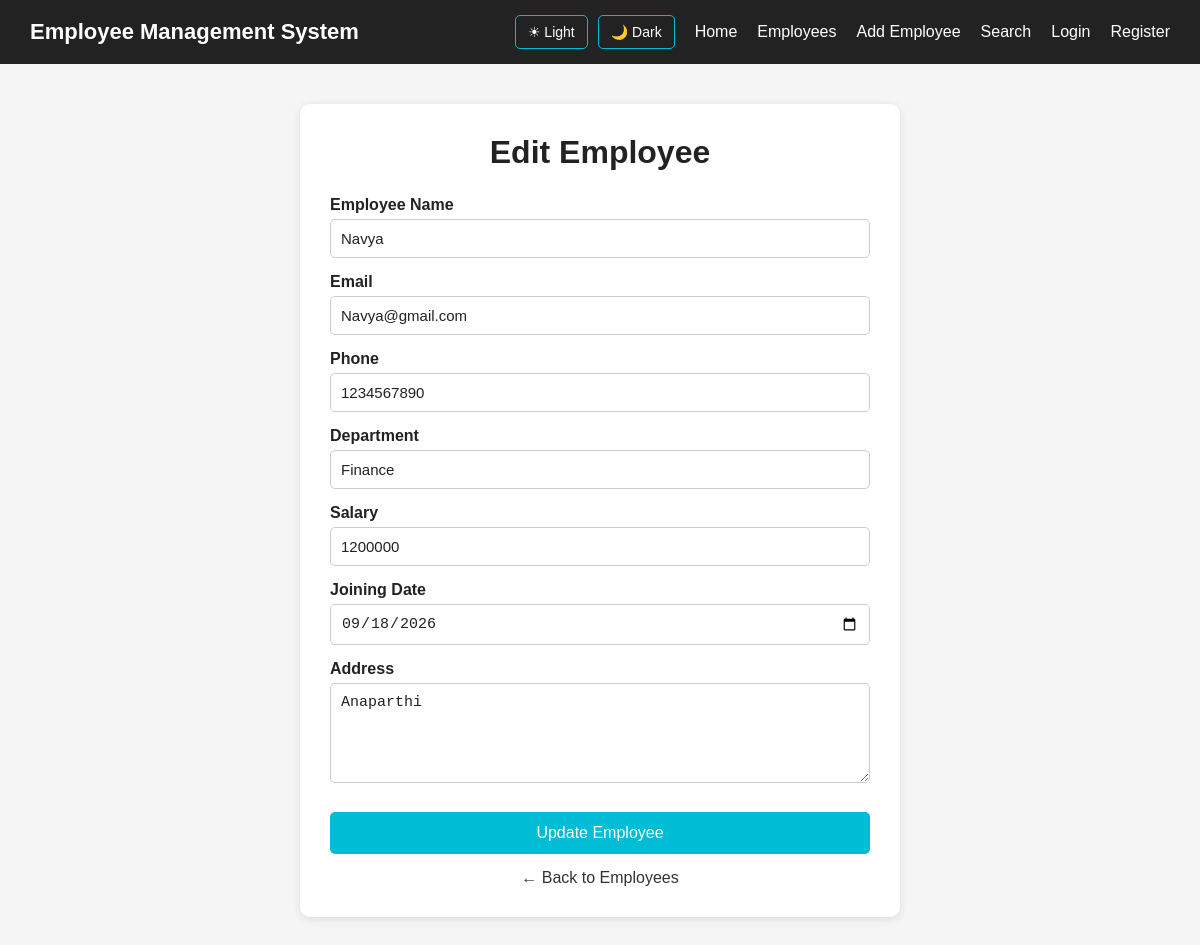
The app's page /edit-employee/2 (signed in) with its own data.
### tables this page shows
CREATE TABLE employees (

            id INTEGER PRIMARY KEY AUTOINCREMENT,

            name TEXT NOT NULL,

            email TEXT NOT NULL,

            phone TEXT NOT NULL,

            department TEXT NOT NULL,

            salary INTEGER NOT NULL,

            joining_date TEXT NOT NULL,

            address TEXT

        );

### server.py (the view, shortened to what this page needs)
@app.route("/edit-employee/<int:id>", methods=["GET"])
def edit_employee_page(id):
    if not login_required():
        return redirect("/login")
    connection = get_database_connection()
    cursor = connection.cursor()
    cursor.execute("""
        SELECT *
        FROM employees
        WHERE id = ?
    """,
    (
        id,
    ))
    employee = cursor.fetchone()
    connection.close()
    theme = request.cookies.get(
        "theme",
        "light"
    )
    return render_template(
        "edit-employee.html",
        employee=employee,
        theme=theme
    )

### server.py (called while the page is built)
def get_database_connection():
    connection = sqlite3.connect("users.db")
    connection.row_factory = sqlite3.Row
    return connection

def login_required():
    return "user_id" in session

### templates/edit-employee.html (shortened to what this page needs)
<!DOCTYPE html>
<html lang="en">
<head>
</head>
<body class="{{ theme }}">
    <nav class="navbar">
        <div class="logo">
            Employee Management System
        </div>
        <div class="theme-buttons">
            <a href="/set-theme/light">
                ☀ Light
            </a>
            <a href="/set-theme/dark">
                🌙 Dark
            </a>
        </div>
        <ul class="nav-links">
            <li>
                <a href="/">
                    Home
                </a>
            </li>
            <li>
                <a href="/employees">
                    Employees
                </a>
            </li>
            <li>
                <a href="/add-employee">
                    Add Employee
                </a>
            </li>
            <li>
                <a href="/search">
                    Search
                </a>
            </li>
            {% if username %}
                <li>
                    <a href="/logout">
                        Logout
                    </a>
                </li>
            {% else %}
                <li>
                    <a href="/login">
                        Login
                    </a>
                </li>
                <li>
                    <a href="/register">
                        Register
                    </a>
                </li>
            {% endif %}
        </ul>
    </nav>
    <div class="container">
        <h1>
            Edit Employee
        </h1>
        <form
            action="/edit-employee/{{ employee['id'] }}"
            method="POST">
            <label for="name">
                Employee Name
            </label>
            <input
                type="text"
                id="name"
                name="name"
                value="{{ employee['name'] }}"
                required>
            <label for="email">
                Email
            </label>
            <input
                type="email"
                id="email"
                name="email"
                value="{{ employee['email'] }}"
                required>
            <label for="phone">
                Phone
            </label>
            <input
                type="text"
                id="phone"
                name="phone"
                value="{{ employee['phone'] }}"
                required>
            <label for="department">
                Department
            </label>
            <input
                type="text"
                id="department"
                name="department"
                value="{{ employee['department'] }}"
                required>
            <label for="salary">
                Salary
            </label>
            <input
                type="number"
                id="salary"
                name="salary"
                value="{{ employee['salary'] }}"
                min="0"
                required>
            <label for="joining_date">
                Joining Date
            </label>
            <input
                type="date"
                id="joining_date"
                name="joining_date"
                value="{{ employee['joining_date'] }}"
                required>
            <label for="address">
                Address
            </label>
            <textarea
                id="address"
                name="address"
                required>{{ employee['address'] or '' }}</textarea>
            <button
                type="submit"
                class="update-btn">
                Update Employee
            </button>
        </form>
        <a href="/employees"
           class="back-btn">
            ← Back to Employees
        </a>
    </div>
</body>
</html>

### templates/edit-employee.html (style rules this page uses)
* { margin: 0; padding: 0; box-sizing: border-box; }
body { font-family: Arial, sans-serif; min-height: 100vh; transition: background-color 0.3s, color 0.3s; }
body.light { background-color: #f5f5f5; color: #222; }
body.light .container { background-color: white; color: #222; }
body.light h1 { color: #222; }
body.light input, body.light textarea { background-color: white; color: #222; border: 1px solid #ccc; }
.navbar { background-color: #222; padding: 15px 30px; display: flex; align-items: center; flex-wrap: wrap; gap: 15px; }
.logo { color: white; font-size: 22px; font-weight: bold; margin-right: auto; }
.theme-buttons { display: flex; align-items: center; gap: 10px; margin-right: 5px; }
.theme-buttons a { color: white; text-decoration: none; border: 1px solid #00bcd4; padding: 8px 12px; border-radius: 5px; font-size: 14px; transition: 0.3s; }
.nav-links { display: flex; align-items: center; list-style: none; gap: 20px; flex-wrap: wrap; }
.nav-links a { color: white; text-decoration: none; font-size: 16px; transition: 0.3s; }
.container { width: 600px; max-width: 90%; margin: 40px auto; padding: 30px; border-radius: 10px; box-shadow: 0 2px 10px rgba(0, 0, 0, 0.1); transition: background-color 0.3s, color 0.3s; }
h1 { text-align: center; margin-bottom: 25px; }
label { display: block; margin-top: 15px; margin-bottom: 5px; font-weight: bold; }
input, textarea { width: 100%; padding: 10px; border-radius: 5px; font-size: 15px; outline: none; transition: background-color 0.3s, color 0.3s, border-color 0.3s; }
textarea { height: 100px; resize: vertical; }
.update-btn { width: 100%; margin-top: 25px; padding: 12px; border: none; background-color: #00bcd4; color: white; font-size: 16px; border-radius: 5px; cursor: pointer; transition: 0.3s; }
.back-btn { display: block; text-align: center; margin-top: 15px; text-decoration: none; color: #333; transition: 0.3s; }

### records on screen
employees: name "Navya", email "Navya@gmail.com", phone "1234567890", department "Finance", salary "1200000", joining_date "09/18/2026", address "Anaparthi"
